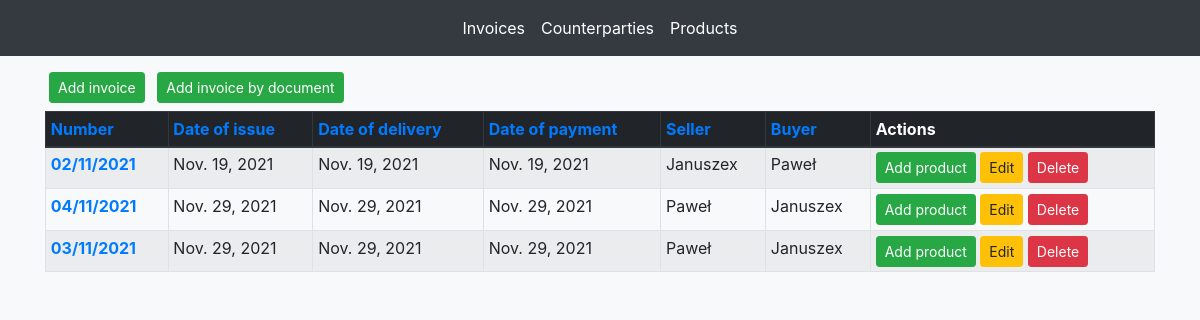
/faktury/lista/, run on an earlier commit of the app's database.
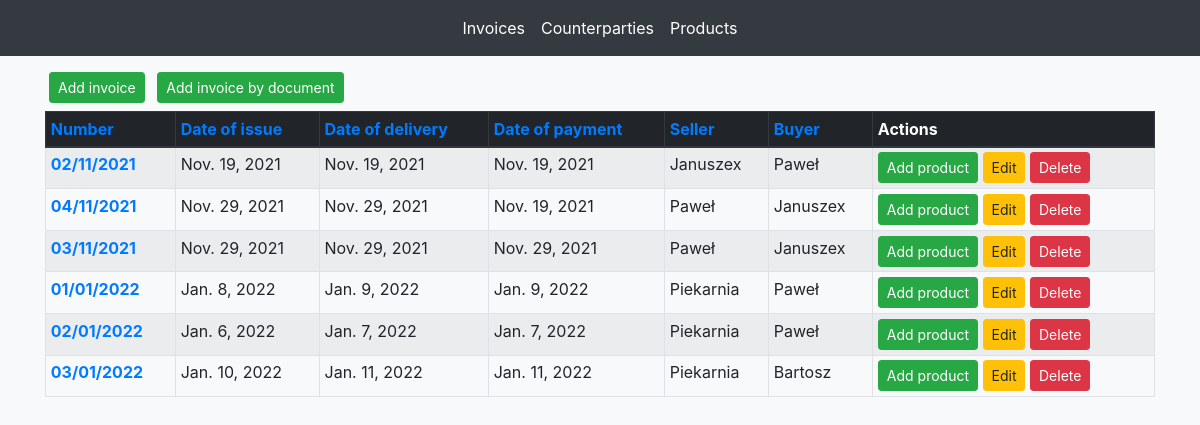
And on a later commit of the database.
### faktury/models.py (models this page shows, shortened)
class Invoice(models.Model):
    number = models.CharField(max_length=200)
    date_of_issue = models.DateField('date of issue')
    date_of_delivery = models.DateField('date of delivery')
    date_of_payment = models.DateField('date of payment')
    seller = models.ForeignKey(Personal_Data, on_delete=models.CASCADE, related_name='seller')
    buyer = models.ForeignKey(Personal_Data, on_delete=models.CASCADE, related_name='buyer')
    image = models.ImageField(null=True, blank=True)

class Personal_Data(models.Model):
    name = models.CharField(max_length=200)
    nip = models.CharField(max_length=200, null=True, blank=True)
    address = models.ForeignKey(Address, on_delete=models.CASCADE, related_name='address')

### faktury/views.py (the view)
# urls.py: path('lista/', views.list0, name='lista'),
def list0(request):
    invoice_list = Invoice.objects.all()
    template = loader.get_template('faktury/lista.html')
    context = {
        'invoice_list': invoice_list,
    }
    return HttpResponse(template.render(context, request))

### faktury/templates/faktury/lista.html
{% extends "faktury/base.html" %}
{% block content %}
<div class="container mt-2">
    <a class="btn btn-success btn-sm mx-1 my-2" href="/faktury/dodajfakture">Add invoice</a>
    <a class="btn btn-success btn-sm mx-1 my-2" href="/faktury/dodajskan">Add invoice by document</a>
    <table class="table table-striped table-bordered table-sm">
        <thead class="thead-dark">
        <tr>
            <th scope="col"><a href="/faktury/lista/1">Number</a></th>
            <th scope="col"><a href="/faktury/lista/2">Date of issue</a></th>
            <th scope="col"><a href="/faktury/lista/3">Date of delivery</a></th>
            <th scope="col"><a href="/faktury/lista/4">Date of payment</a></th>
            <th scope="col"><a href="/faktury/lista/5">Seller</a></th>
            <th scope="col"><a href="/faktury/lista/6">Buyer</a></th>
            <th scope="col">Actions</th>
        </tr>
        </thead>
        <tbody>
        {% for invoice in invoice_list %}
        <tr>
            <th scope="row"><a href="/faktury/faktura/{{ invoice.id }}/">{{ invoice.number }}</a></th>
            <td>{{ invoice.date_of_issue }}</td>
            <td>{{ invoice.date_of_delivery }}</td>
            <td>{{ invoice.date_of_payment }}</td>
            <td>{{ invoice.seller.name }}</td>
            <td>{{ invoice.buyer.name }}</td>
            <td>
                <a class="btn btn-success btn-sm" href="/faktury/dodajuslugedofaktury/{{ invoice.id }}/">Add product</a>
                <a class="btn btn-warning btn-sm" href="/faktury/edytujfakture/{{ invoice.id }}/">Edit</a>
                <a class="btn btn-danger btn-sm" href="/faktury/usunfakture/{{ invoice.id }}/">Delete</a>
            </td>
        </tr>
        {% endfor %}
        </tbody>
    </table>
</div>
{% endblock content %}

### faktury/templates/faktury/base.html (shortened to what this page needs)
<!DOCTYPE html>
<html lang="en">
<head>
    <link rel="stylesheet" href="https://maxcdn.bootstrapcdn.com/bootstrap/4.0.0/css/bootstrap.min.css"
>
</head>
<body class="bg-light">
<nav class="navbar sticky-top navbar-expand-lg navbar-dark bg-dark">
    <div class="collapse justify-content-center navbar-collapse" id="navbarNav">
        <ul class="navbar-nav">
            <li class="nav-item active">
                <a class="nav-link" href="/faktury/lista">Invoices</a>
            </li>
            <li class="nav-item active">
                <a class="nav-link" href="/faktury/listakontrahentow">Counterparties</a>
            </li>
            <li class="nav-item active">
                <a class="nav-link" href="/faktury/listaproduktow">Products</a>
            </li>
        </ul>
    </div>
</nav>
{% block content %}{% endblock %}
</body>
</html>

What changed in the data, as far as the page shows it:
changed Invoice (number 2 of 6 on the later page): date_of_payment "Nov. 29, 2021" → "Nov. 19, 2021"
added Invoice: number "01/01/2022", date_of_issue "Jan. 8, 2022", date_of_delivery "Jan. 9, 2022", date_of_payment "Jan. 9, 2022", seller.name "Piekarnia", buyer.name "Paweł"
added Invoice: number "02/01/2022", date_of_issue "Jan. 6, 2022", date_of_delivery "Jan. 7, 2022", date_of_payment "Jan. 7, 2022", seller.name "Piekarnia", buyer.name "Paweł"
added Invoice: number "03/01/2022", date_of_issue "Jan. 10, 2022", date_of_delivery "Jan. 11, 2022", date_of_payment "Jan. 11, 2022", seller.name "Piekarnia", buyer.name "Bartosz"
